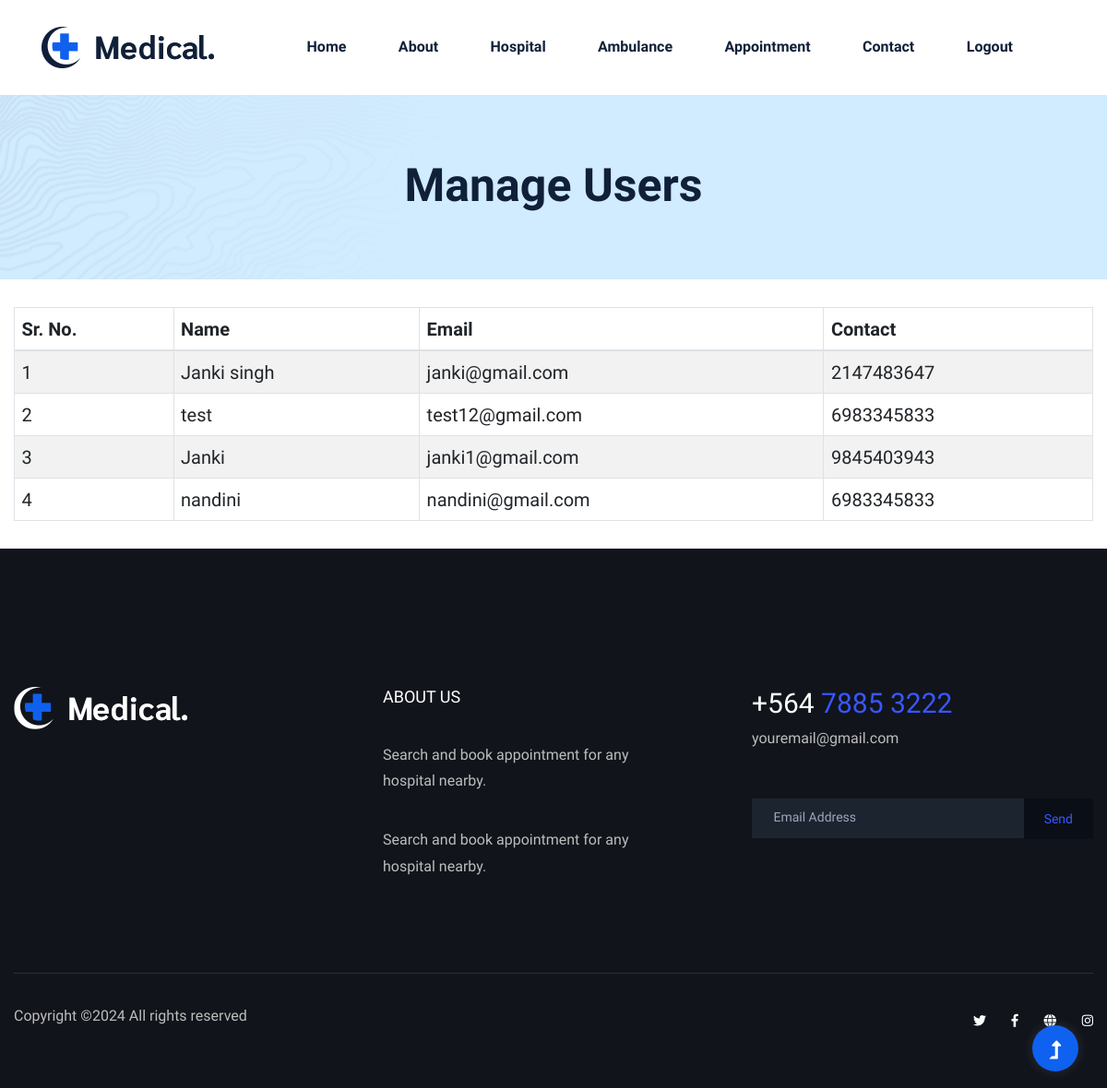
The app's page /manage_user.php (signed in) with its own data.
### tables this page shows
CREATE TABLE `user_register` (
  `id` int(5) NOT NULL,
  `name` varchar(250) NOT NULL,
  `email` varchar(250) NOT NULL,
  `password` varchar(250) NOT NULL,
  `contact` bigint(20) NOT NULL,
  `status` varchar(50) NOT NULL DEFAULT 'Active',
  `created_at` timestamp NULL DEFAULT current_timestamp()
);

### manage_user.php (the view, shortened to what this page needs)
<?php
include('header.php');
?>
 <div class="slider-area2">
        <div class="slider-height2 d-flex align-items-center">
            <div class="container">
                <div class="row">
                <div class="col-xl-12">
                    <div class="hero-cap hero-cap2 text-center">
                        <h2>Manage Users</h2>
                    </div>
                </div>
                </div>
            </div>
        </div>
    </div>
<div class="container my-5">
    <table class="table table-bordered table-striped table-hover font1">
        <thead>
            <tr>
                <th>Sr. No.</th>
                <th>Name</th>
                <th>Email</th>
                <th>Contact</th>
            </tr>
        </thead>
        <tbody>
            <?php
             $query="SELECT * from `user_register`";
             include('config.php');
             $res=mysqli_query($conn,$query);
             $sno=1;
             while($data=mysqli_fetch_array($res)){
                ?>
                <tr>
                    <td><?php echo $sno?></td>
                    <td><?php echo $data['name']?></td>
                    <td><?php echo $data['email']?></td>
                    <td><?php echo $data['contact']?></td>
                </tr>
                <?php
                $sno++;
            }
            ?>
        </tbody>
    </table>
</div>
<?php
include('footer.php');
?>

### style1.css (style rules this page uses)
.font1 { font-weight:500; font-size: 20px; }

### records on screen
user_register: name "Janki singh", email "janki@gmail.com", contact "2147483647"
user_register: name "test", email "test12@gmail.com", contact "6983345833"
user_register: name "Janki", email "janki1@gmail.com", contact "9845403943"
user_register: name "nandini", email "nandini@gmail.com", contact "6983345833"
